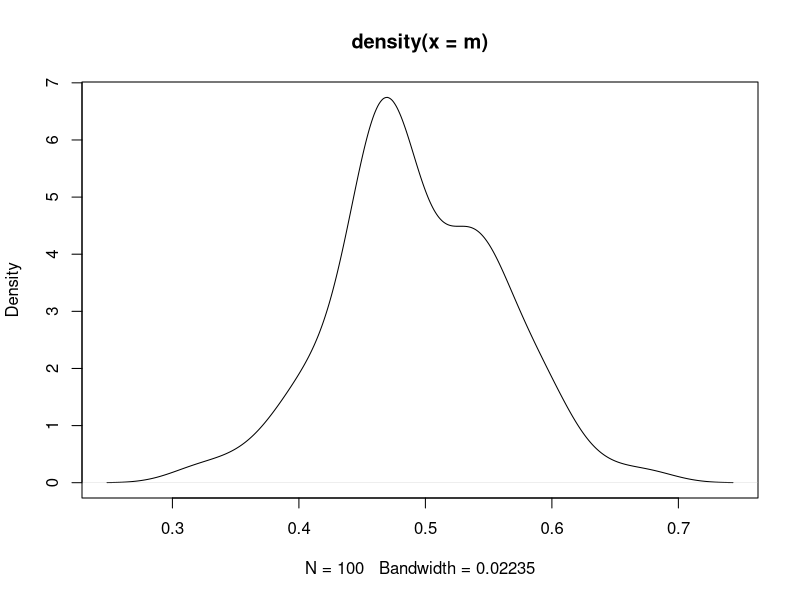

This chart was generated by the following R code:
set.seed(1)
data <- matrix(runif(2500, min=0, max=1), nrow=100, ncol=25)
m <- rowMeans(data)
plot(density(m))
density(m)$bw 
